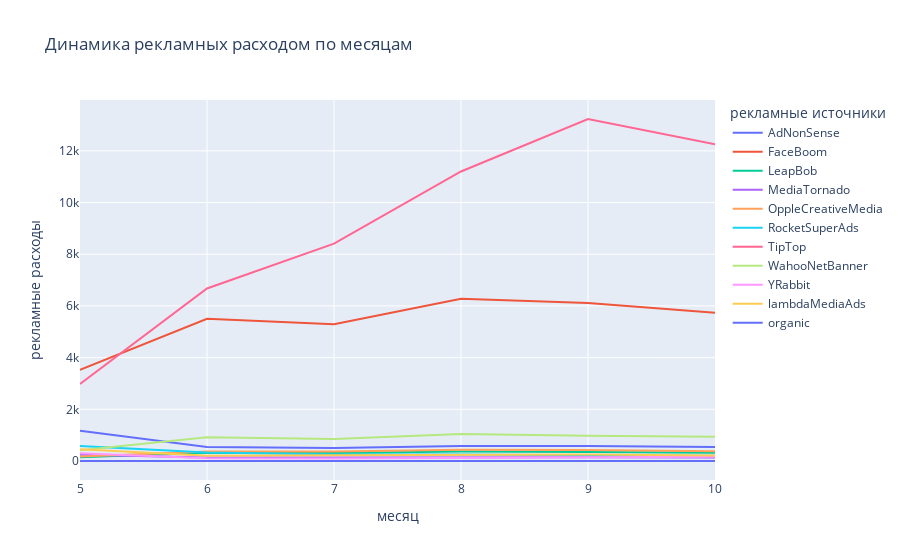

The notebook cell saved with this chart:
### Code cell
px.line(month_cost,
        x='month',
        y='acquisition_cost',
        color='channel',
        labels={'channel': 'рекламные источники',
                'month': 'месяц',
                'acquisition_cost': 'рекламные расходы'},
        title='Динамика рекламных расходом по месяцам')

### Figure 1 — Plotly figure (JSON) as saved in the notebook; plotly's stock layout.template omitted (floating-point values rounded to 4 significant figures)
{"data": [{"hovertemplate": "рекламные источники=AdNonSense<br>месяц=%{x}<br>рекламные расходы=%{y}<extra></extra>", "legendgroup": "AdNonSense", "line": {"color": "#636efa", "dash": "solid"}, "marker": {"symbol": "circle"}, "mode": "lines", "name": "AdNonSense", "orientation": "v", "showlegend": true, "type": "scatter", "x": [5, 6, 7, 8, 9, 10], "xaxis": "x", "y": [1170.0, 538.7, 504.0, 579.6, 581.7, 537.6], "yaxis": "y"}, {"hovertemplate": "рекламные источники=FaceBoom<br>месяц=%{x}<br>рекламные расходы=%{y}<extra></extra>", "legendgroup": "FaceBoom", "line": {"color": "#EF553B", "dash": "solid"}, "marker": {"symbol": "circle"}, "mode": "lines", "name": "FaceBoom", "orientation": "v", "showlegend": true, "type": "scatter", "x": [5, 6, 7, 8, 9, 10], "xaxis": "x", "y": [3524.0, 5501.0, 5294.0, 6274.0, 6115.0, 5736.0], "yaxis": "y"}, {"hovertemplate": "рекламные источники=LeapBob<br>месяц=%{x}<br>рекламные расходы=%{y}<extra></extra>", "legendgroup": "LeapBob", "line": {"color": "#00cc96", "dash": "solid"}, "marker": {"symbol": "circle"}, "mode": "lines", "name": "LeapBob", "orientation": "v", "showlegend": true, "type": "scatter", "x": [5, 6, 7, 8, 9, 10], "xaxis": "x", "y": [140.3, 314.6, 313.5, 369.8, 344.0, 315.4], "yaxis": "y"}, {"hovertemplate": "рекламные источники=MediaTornado<br>месяц=%{x}<br>рекламные расходы=%{y}<extra></extra>", "legendgroup": "MediaTornado", "line": {"color": "#ab63fa", "dash": "solid"}, "marker": {"symbol": "circle"}, "mode": "lines", "name": "MediaTornado", "orientation": "v", "showlegend": true, "type": "scatter", "x": [5, 6, 7, 8, 9, 10], "xaxis": "x", "y": [238.6, 138.0, 138.5, 154.6, 144.7, 140.2], "yaxis": "y"}, {"hovertemplate": "рекламные источники=OppleCreativeMedia<br>месяц=%{x}<br>рекламные расходы=%{y}<extra></extra>", "legendgroup": "OppleCreativeMedia", "line": {"color": "#FFA15A", "dash": "solid"}, "marker": {"symbol": "circle"}, "mode": "lines", "name": "OppleCreativeMedia", "orientation": "v", "showlegend": true, "type": "scatter", "x": [5, 6, 7, 8, 9, 10], "xaxis": "x", "y": [169.8, 370.0, 366.5, 439.3, 427.8, 378.0], "yaxis": "y"}, {"hovertemplate": "рекламные источники=RocketSuperAds<br>месяц=%{x}<br>рекламные расходы=%{y}<extra></extra>", "legendgroup": "RocketSuperAds", "line": {"color": "#19d3f3", "dash": "solid"}, "marker": {"symbol": "circle"}, "mode": "lines", "name": "RocketSuperAds", "orientation": "v", "showlegend": true, "type": "scatter", "x": [5, 6, 7, 8, 9, 10], "xaxis": "x", "y": [578.0, 325.7, 252.1, 253.1, 218.4, 205.7], "yaxis": "y"}, {"hovertemplate": "рекламные источники=TipTop<br>месяц=%{x}<br>рекламные расходы=%{y}<extra></extra>", "legendgroup": "TipTop", "line": {"color": "#FF6692", "dash": "solid"}, "marker": {"symbol": "circle"}, "mode": "lines", "name": "TipTop", "orientation": "v", "showlegend": true, "type": "scatter", "x": [5, 6, 7, 8, 9, 10], "xaxis": "x", "y": [2981.0, 6676.0, 8410.0, 11200.0, 13230.0, 12250.0], "yaxis": "y"}, {"hovertemplate": "рекламные источники=WahooNetBanner<br>месяц=%{x}<br>рекламные расходы=%{y}<extra></extra>", "legendgroup": "WahooNetBanner", "line": {"color": "#B6E880", "dash": "solid"}, "marker": {"symbol": "circle"}, "mode": "lines", "name": "WahooNetBanner", "orientation": "v", "showlegend": true, "type": "scatter", "x": [5, 6, 7, 8, 9, 10], "xaxis": "x", "y": [418.8, 921.0, 851.4, 1040.0, 977.4, 942.0], "yaxis": "y"}, {"hovertemplate": "рекламные источники=YRabbit<br>месяц=%{x}<br>рекламные расходы=%{y}<extra></extra>", "legendgroup": "YRabbit", "line": {"color": "#FF97FF", "dash": "solid"}, "marker": {"symbol": "circle"}, "mode": "lines", "name": "YRabbit", "orientation": "v", "showlegend": true, "type": "scatter", "x": [5, 6, 7, 8, 9, 10], "xaxis": "x", "y": [299.7, 106.2, 97.38, 124.7, 152.8, 163.4], "yaxis": "y"}, {"hovertemplate": "рекламные источники=lambdaMediaAds<br>месяц=%{x}<br>рекламные расходы=%{y}<extra></extra>", "legendgroup": "lambdaMediaAds", "line": {"color": "#FECB52", "dash": "solid"}, "marker": {"symbol": "circle"}, "mode": "lines", "name": "lambdaMediaAds", "orientation": "v", "showlegend": true, "type": "scatter", "x": [5, 6, 7, 8, 9, 10], "xaxis": "x", "y": [458.4, 199.2, 219.2, 220.0, 247.2, 213.6], "yaxis": "y"}, {"hovertemplate": "рекламные источники=organic<br>месяц=%{x}<br>рекламные расходы=%{y}<extra></extra>", "legendgroup": "organic", "line": {"color": "#636efa", "dash": "solid"}, "marker": {"symbol": "circle"}, "mode": "lines", "name": "organic", "orientation": "v", "showlegend": true, "type": "scatter", "x": [5, 6, 7, 8, 9, 10], "xaxis": "x", "y": [0, 0, 0, 0, 0, 0], "yaxis": "y"}], "layout": {"legend": {"title": {"text": "рекламные источники"}, "tracegroupgap": 0}, "title": {"text": "Динамика рекламных расходом по месяцам"}, "xaxis": {"anchor": "y", "domain": [0, 1], "title": {"text": "месяц"}}, "yaxis": {"anchor": "x", "domain": [0, 1], "title": {"text": "рекламные расходы"}}}}
